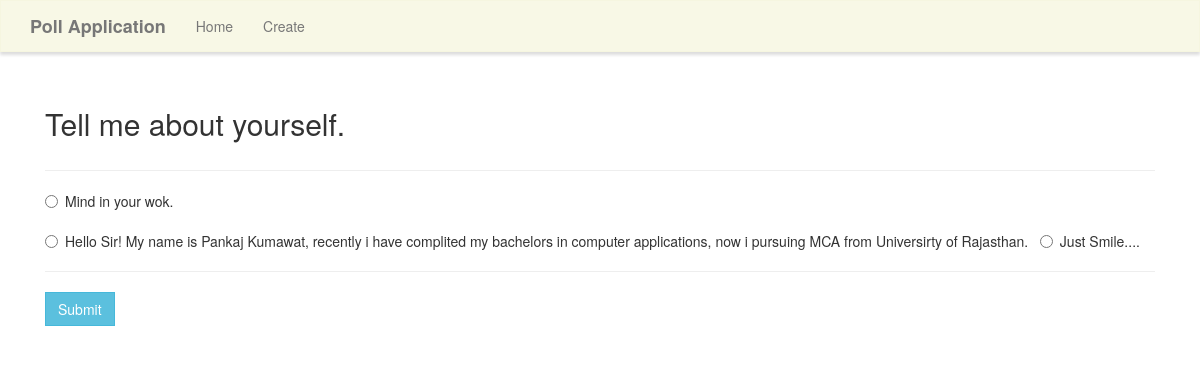
The app's page /vote/1/ with its own data.
### poll/models.py (models this page shows)
class Poll(models.Model):
    question = models.TextField()
    option_one = models.CharField(max_length=300)
    option_two = models.CharField(max_length=300)
    option_three = models.CharField(max_length=300)
    option_one_count = models.IntegerField(default=0)
    option_two_count = models.IntegerField(default=0)
    option_three_count = models.IntegerField(default=0)

### poll/views.py (the view, shortened to what this page needs)
# urls.py: path('vote/<poll_id>/', poll_views.vote, name='vote'),
def vote(request, poll_id):
    poll = Poll.objects.get(pk=poll_id)
    context = {
        'poll' : poll
    }
    return render(request, 'poll/vote.html', context)

### poll/templates/poll/vote.html (shortened to what this page needs)
{% extends "poll/base.html" %}
{% block main %}
<div class="panel-body">
    <div class="row">
        <div class="col-lg-12">
            <h2>{{ poll.question }}</h2>
        </div>
    </div>
    <div class="row">
        <div class="col-lg-12">
            <hr />
            <form method="POST">
                <div class="form-group display-block">
                    <div class="radio">
                        <label>
                            <input type="radio" name="poll" value="option1">
                            {{ poll.option_one }}
                        </label> &nbsp;
                        <label><br/>
                            <input type="radio" name="poll" value="option2">
                            {{ poll.option_two }}
                        </label> &nbsp;
                        <label><br/>
                            <input type="radio" name="poll" value="option3">
                            {{ poll.option_three }}
                        </label> &nbsp;
                    </div>
                </div>
                <hr />
                <button type="submit" class="btn btn-info">
                    Submit
                </button>
            </form>
        </div>
    </div>
</div>
{% endblock %}

### poll/static/style.css (style rules this page uses)
.navbar-default, .btn, .form-control, .panel { border-radius: 0; }

### records on screen
Poll: question "Tell me about yourself.", option_one "Mind in your wok.", option_two "Hello Sir! My name is Pankaj Kumawat, recently i have complited my bachelors in computer applications, now i pursuing MCA from Universirty of Rajasthan.", option_three "Just Smile...."
